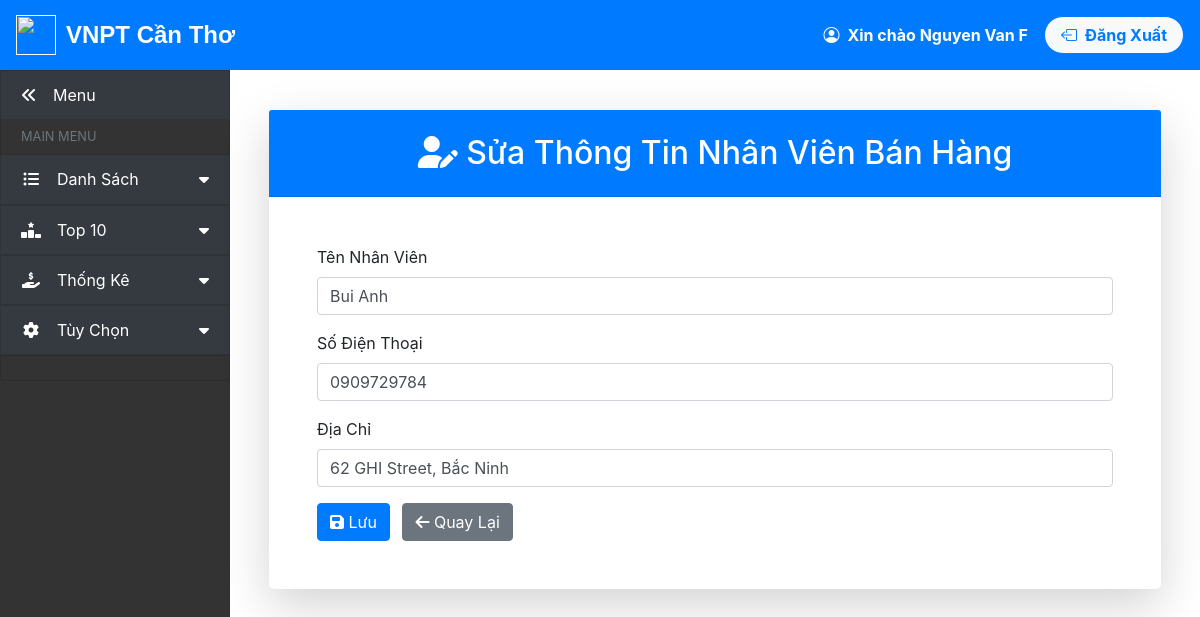
Screenshot of /sua/sua_thong_tin_nhan_vien.php?id=266 (signed in) with the database file from the repository.
### tables this page shows
CREATE TABLE `nhanvien` (
  `ID_NhanVien` int NOT NULL,
  `TenNhanVien` varchar(100) NOT NULL,
  `SoDienThoai` varchar(20) NOT NULL,
  `DiaChi` varchar(255) NOT NULL,
  `Username` varchar(50) NOT NULL,
  `Password` varchar(255) NOT NULL
);

CREATE TABLE `ttnhanvienbanhang` (
  `ID_TTNVBH` int NOT NULL,
  `TenNhanVien` varchar(100) NOT NULL,
  `SoDienThoai` varchar(20) NOT NULL,
  `DiaChi` varchar(255) NOT NULL,
  `ID_NhanVien` int DEFAULT NULL,
  `nguoisua` varchar(255) DEFAULT NULL,
  `ngaysua` datetime DEFAULT NULL
);

### sua/sua_thong_tin_nhan_vien.php (the view, shortened to what this page needs)
<?php
include('../connect.php');
$ID_TTNVBH = isset($_GET['id']) ? (int)$_GET['id'] : 0;
$sql_nhanvien = "SELECT * FROM TTNhanVienBanHang WHERE ID_TTNVBH = $ID_TTNVBH";
$result_nhanvien = $conn->query($sql_nhanvien);
$nhanvien = $result_nhanvien->fetch_assoc();
?>
<?php include '../menu.php'; ?>
<div class="content container-fluid mt-0">
    <div class="card shadow-lg border-0 rounded-lg">
        <div class="card-header bg-primary text-white text-center py-4">
            <h2 class="mb-0"><i class="fas fa-user-edit"></i> Sửa Thông Tin Nhân Viên Bán Hàng</h2>
        </div>
        <div class="card-body p-5">
            <?php if ($nhanvien) : ?>
                <form method="POST" action="">
                    <div class="form-group">
                        <label for="TenNhanVien">Tên Nhân Viên</label>
                        <input type="text" class="form-control" id="TenNhanVien" name="TenNhanVien" value="<?php echo htmlspecialchars($nhanvien['TenNhanVien']); ?>" required>
                    </div>
                    <div class="form-group">
                        <label for="SoDienThoai">Số Điện Thoại</label>
                        <input type="text" class="form-control" id="SoDienThoai" name="SoDienThoai" value="<?php echo htmlspecialchars($nhanvien['SoDienThoai']); ?>" required>
                    </div>
                    <div class="form-group">
                        <label for="DiaChi">Địa Chỉ</label>
                        <input type="text" class="form-control" id="DiaChi" name="DiaChi" value="<?php echo htmlspecialchars($nhanvien['DiaChi']); ?>" required>
                    </div>
                    <button type="submit" class="btn btn-primary"><i class="fas fa-save"></i> Lưu</button>
                    <a href="../danhsach/danh_sach_thong_tin_nhan_vien_ban_hang.php" class="btn btn-secondary ml-2"><i class="fas fa-arrow-left"></i> Quay Lại</a>
                </form>
            <?php else : ?>
                <p class="text-center">Không tìm thấy thông tin nhân viên bán hàng.</p>
            <?php endif; ?>
        </div>
    </div>
</div>
<?php include '../footer.php'; ?>

### menu.php (shortened to what this page needs)
<?php
include('connect.php');
$ID_NhanVien = $_SESSION['ID_NhanVien'];
$sql_user = "SELECT TenNhanVien FROM NhanVien WHERE ID_NhanVien='$ID_NhanVien'";
$result_user = $conn->query($sql_user);
if ($result_user->num_rows == 1) {
    $row_user = $result_user->fetch_assoc();
    $tenNhanVien = $row_user['TenNhanVien'];
} else {
    $tenNhanVien = "Không tìm thấy thông tin nhân viên";
}
?>
<!DOCTYPE html>
<html lang="en">
<head>
    <link href="https://stackpath.bootstrapcdn.com/bootstrap/4.5.2/css/bootstrap.min.css" rel="stylesheet">
    <link rel="stylesheet" href="https://cdnjs.cloudflare.com/ajax/libs/font-awesome/6.5.2/css/all.min.css">
    <link rel="stylesheet" href="https://cdn.jsdelivr.net/npm/bootstrap-icons@1.11.3/font/bootstrap-icons.min.css">
</head>
<body id="top">
    <nav class="navbar navbar-expand-md navbar-dark bg-primary">
        <a class="navbar-brand" href="">
            <img src="https://pco.vn/shoop_vn/uploads/2019/08/logo-VNPT.png" width="40" height="40" class="d-inline-block align-top" alt="">
            <span class="menu-collapsed">VNPT Cần Thơ</span>
        </a>
        <span class="navbar-text text-white font-weight-bold d-flex align-items-center ml-auto">
            <i class="bi bi-person-circle mr-2"></i>
            <span class="mr-3">Xin chào <?php echo $tenNhanVien; ?></span>
            <a href="../dang_xuat_nv.php" class="btn btn-light text-primary font-weight-bold border-primary rounded-pill px-3">
                <i class="bi bi-box-arrow-left mr-1"></i> Đăng Xuất
            </a>
        </span>
    </nav>
    <div class="row" id="body-row">
        <div id="sidebar-container" class="sidebar-expanded d-none d-md-block">
            <ul class="list-group">
                <a href="#" data-toggle="sidebar-colapse" class="bg-dark list-group-item list-group-item-action d-flex align-items-center">
                    <div class="d-flex w-100 justify-content-start align-items-center">
                        <span id="collapse-icon" class="fa mr-3"></span>
                        <span id="collapse-text" class="menu-collapsed">Menu</span>
                    </div>
                </a>
                <li class="list-group-item sidebar-separator-title text-muted d-flex align-items-center menu-collapsed">
                    <small>MAIN MENU</small>
                </li>
                <a href="#submenu1" data-toggle="collapse" aria-expanded="false" class="bg-dark list-group-item list-group-item-action flex-column align-items-start">
                    <div class="d-flex w-100 justify-content-start align-items-center">
                        <span class="fa-solid fa-list-ul fa-fw mr-3"></span>
                        <span class="menu-collapsed">Danh Sách</span>
                        <span class="submenu-icon ml-auto"></span>
                    </div>
                </a>
                <a href="#submenu2" data-toggle="collapse" aria-expanded="false" class="bg-dark list-group-item list-group-item-action flex-column align-items-start">
                    <div class="d-flex w-100 justify-content-start align-items-center">
                        <span class="fa-solid fa-ranking-star fa-fw mr-3"></span>
                        <span class="menu-collapsed">Top 10</span>
                        <span class="submenu-icon ml-auto"></span>
                    </div>
                </a>
                <a href="#submenu3" data-toggle="collapse" aria-expanded="false" class="bg-dark list-group-item list-group-item-action flex-column align-items-start">
                    <div class="d-flex w-100 justify-content-start align-items-center">
                        <span class="fa-solid fa-hand-holding-dollar fa-fw mr-3"></span>
                        <span class="menu-collapsed">Thống Kê</span>
                        <span class="submenu-icon ml-auto"></span>
                    </div>
                </a>
                <a href="#submenu4" data-toggle="collapse" aria-expanded="false" class="bg-dark list-group-item list-group-item-action flex-column align-items-start">
                    <div class="d-flex w-100 justify-content-start align-items-center">
                        <span class="fa-solid fa-gear fa-fw mr-3"></span>
                        <span class="menu-collapsed">Tùy Chọn</span>
                        <span class="submenu-icon ml-auto"></span>
                    </div>
                </a>
                <li class="list-group-item sidebar-separator menu-collapsed"></li>
            </ul>
        </div>
        <div class="container mt-3 col p-4">

### menu.php (style rules this page uses)
#body-row { margin-left: 0; margin-right: 0; }
#sidebar-container { min-height: 100vh; background-color: #333; padding: 0; }
.sidebar-expanded { width: 230px; }
#sidebar-container .list-group a { height: 50px; color: white; }
.sidebar-separator-title { background-color: #333; height: 35px; }
.sidebar-separator { background-color: #333; height: 25px; }
#sidebar-container .list-group .list-group-item[aria-expanded="false"] .submenu-icon::after { content: " \f0d7"; font-family: FontAwesome; display: inline; text-align: right; padding-left: 10px; }
.navbar-brand { display: flex; align-items: center; text-decoration: none; color: #333; font-family: 'Arial', sans-serif; font-size: 1.5rem; font-weight: bold; transition: color 0.3s; }
.navbar-brand img { margin-right: 10px; }
.navbar-brand .menu-collapsed { color: #fff; }

### rows the page displays
nhanvien: TenNhanVien "Nguyen Van F"
ttnhanvienbanhang: TenNhanVien "Bui Anh", SoDienThoai "0909729784", DiaChi "62 GHI Street, Bắc Ninh"
